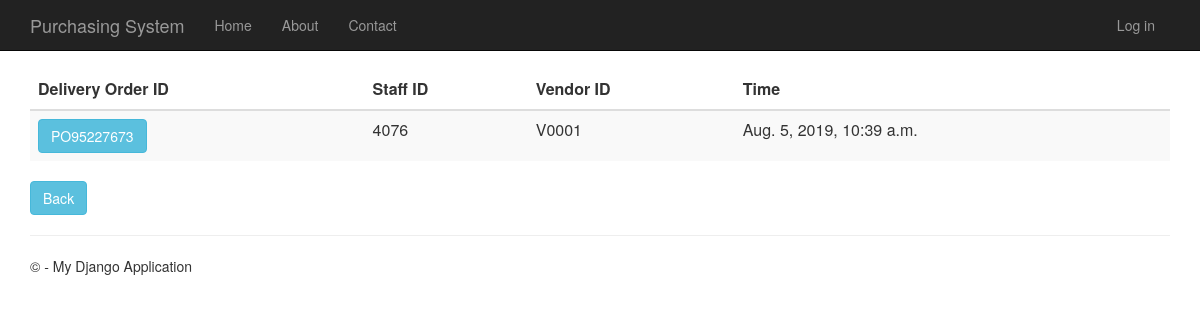
Screenshot of /deliveryorderhistory with the database file from the repository.
### DeliveryOrder/models.py (models this page shows, shortened)
class DeliveryOrder(models.Model):
    delivery_order_id = models.CharField(primary_key=True, max_length=10)
    shipping_instructions = models.TextField()
    time_created = models.DateTimeField()
    description = models.TextField(null=True,default=None, blank=True)
    total_price = models.DecimalField(max_digits=10, decimal_places=2, default=Decimal('0.00'))
    person_id = models.ForeignKey(Person)
    vendor_id = models.ForeignKey(Vendor)
    purchase_order_id = models.OneToOneField(PurchaseOrder)

### app/models.py (models this page shows, shortened)
class Person(models.Model):
    user_id = models.OneToOneField(User)
    person_id = models.CharField(primary_key=True, max_length=10)
    person_name = models.TextField()
    person_address = models.TextField()
    person_phone_number = models.TextField()
    person_role = models.TextField(default = 'MANAGER')

class Vendor(models.Model):
    vendor_id = models.CharField(primary_key=True, max_length=10)
    vendor_name = models.TextField()
    vendor_phone_number = models.TextField()
    vendor_address = models.TextField()
    vendor_email = models.TextField()
    def __str__(self):
        return str(self.vendor_id)

### DeliveryOrder/views.py (the view)
# urls.py: url(r'^deliveryorderhistory', DeliveryOrder.views.deliveryorderhistory, name="delivery_order_history"),
def deliveryorderhistory(request):
    delivery_orders = DeliveryOrder.objects.all()
    context = {
            'title':'delivery Order History',
            'rows':delivery_orders
        }
    return render(request,'DeliveryOrder/deliveryorderhistory.html',context)

### DeliveryOrder/templates/DeliveryOrder/deliveryorderhistory.html
﻿{% extends "app/layout.html" %}
{% block content %}
<div class="purcahseorderhistory margintop" action="menu" >
    <form action="deliveryorderhistorydetails" method="GET">
        <table class="table table-striped margintop">
          <thead>
            <tr>
              <th scope="col">Delivery Order ID</th>
              <th scope="col">Staff ID</th>
              <th scope="col">Vendor ID</th>
              <th scope="col">Time</th>
            </tr>
          </thead>
          <tbody>
              {% for r in rows %}
            <tr>
                 <td><button type="submit" name="do_id" value="{{r.delivery_order_id}}" class="btn btn-info" >{{r.delivery_order_id}}</button></td>
                 <td>{{r.person_id.person_id}}</td>
                 <td>{{r.vendor_id}}</td>
                 <td>{{r.time_created}}</td>
            </tr>
              {% endfor %}
          </tbody>
        </table>
        <div class="margintop">
            <a type="submit" class="btn btn-info" href="/menu">Back</a>
        </div>
    </form>
</div>
{% endblock %}

### app/static/app/content/site.css (style rules this page uses)
body { padding-top: 50px; padding-bottom: 20px; }

### rows the page displays
DeliveryOrder: delivery_order_id "PO95227673", person_id.person_id "4076", vendor_id "V0001", time_created "Aug. 5, 2019, 10:39 a.m."
